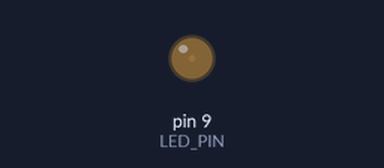
Bench run of a sketch on a simulated Arduino Uno, built with avr-gcc and run on an emulated ATmega328P. Shown: output pins drawn as LEDs (lit = HIGH).

Above: at 0.05 s.
At 0.95 s:
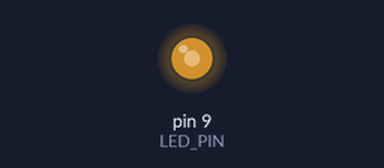
At 1.4 s:
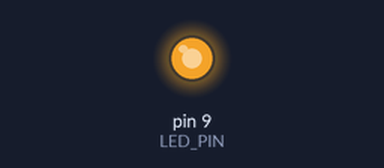
At 2.75 s:
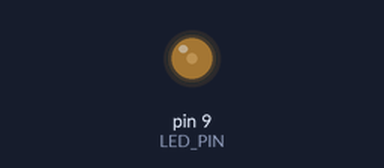
Timing chart, 0 to 7.2 s (numbered marks = the images above):
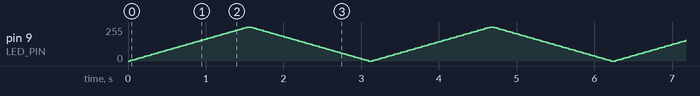

The sketch:

fade.ino
```cpp
// Nefes alan LED: analogWrite ile D9'daki LED'in parlaklığı yavaşça artar ve azalır.
// analogWrite gerçek bir analog gerilim üretmez: pin 490 Hz'lik bir kare dalga verir. Doluluk
// oranı (0–255) LED'in ortalama akımını, yani parlaklığını belirler.
const int LED_PIN = 9;

void setup() {
  pinMode(LED_PIN, OUTPUT);
}

void loop() {
  for (int value = 0; value <= 255; value += 5) {
    analogWrite(LED_PIN, value);
    delay(30);
  }
  for (int value = 255; value >= 0; value -= 5) {
    analogWrite(LED_PIN, value);
    delay(30);
  }
}
```
